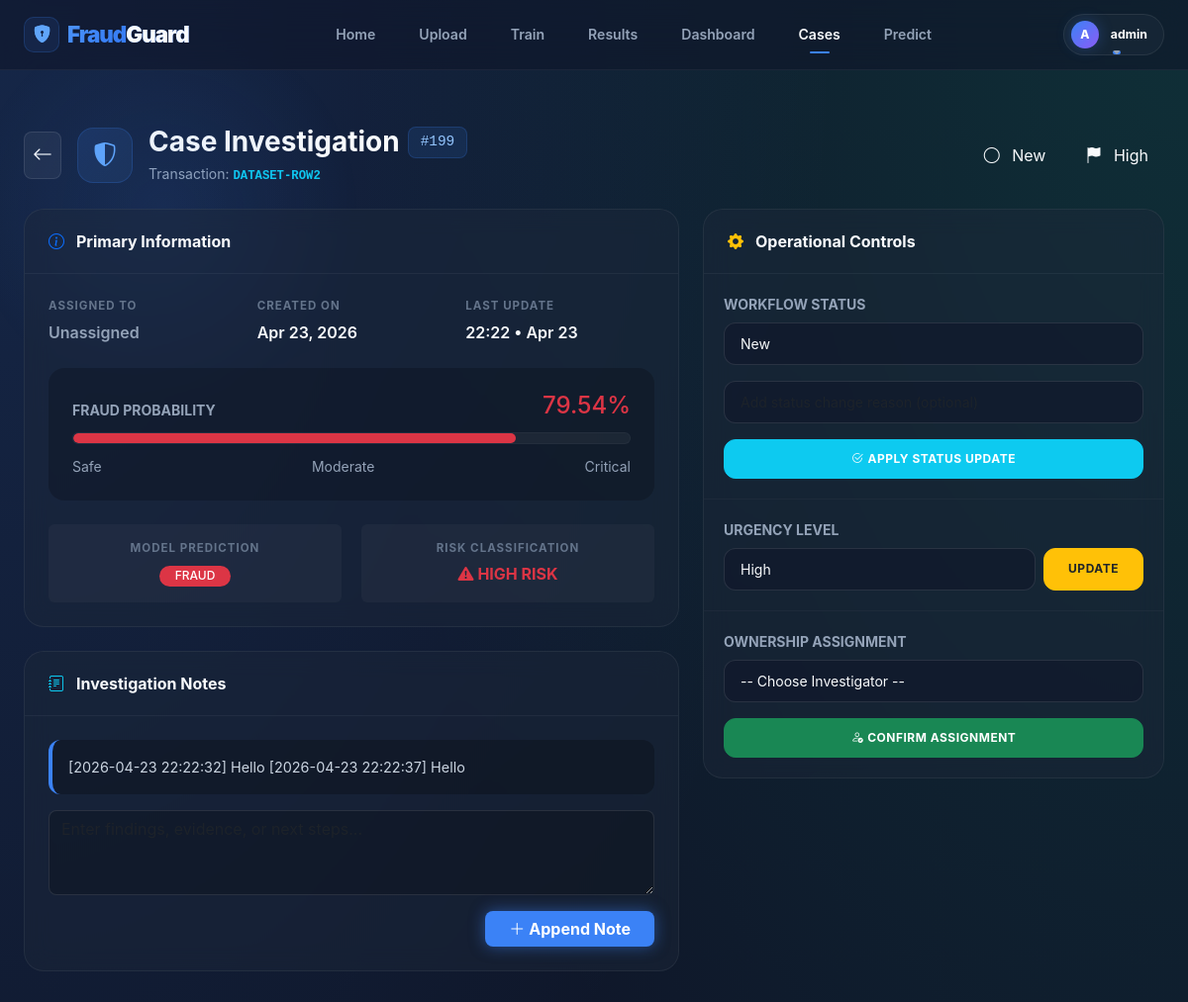
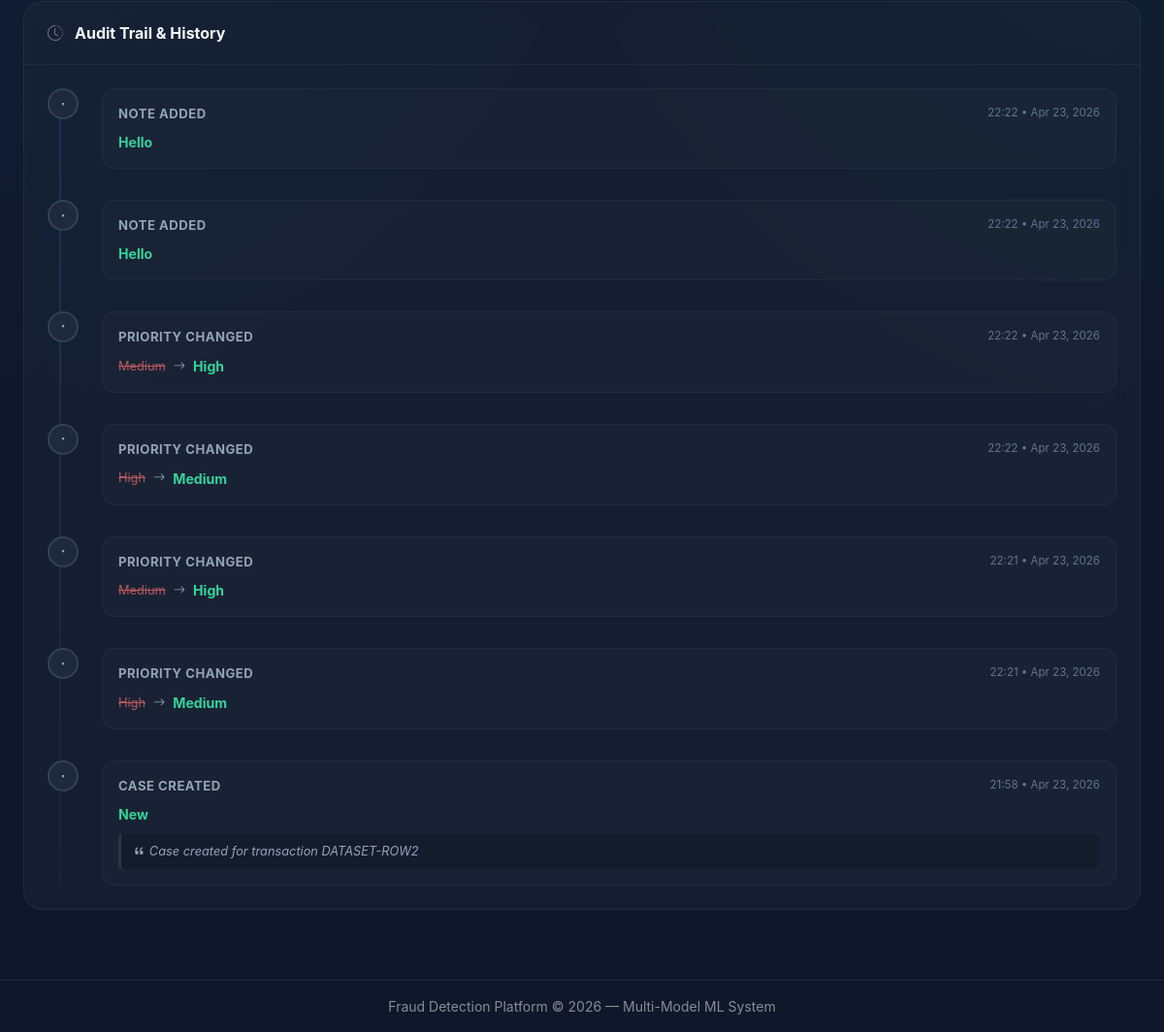
/cases/199 (signed in), run on the app's committed database (2 pictures, top to bottom).
### src/database.py (models this page shows, shortened)
class User(UserMixin, db.Model):
    __tablename__ = 'users'
    id = db.Column(db.Integer, primary_key=True)
    username = db.Column(db.String(50), unique=True, nullable=False)
    password_hash = db.Column(db.String(256), nullable=False)
    role = db.Column(db.String(20), nullable=False, default='investigator')
    department = db.Column(db.String(50), nullable=True)
    created_at = db.Column(db.DateTime, default=datetime.utcnow)

class FraudCase(db.Model):
    __tablename__ = 'fraud_cases'
    id = db.Column(db.Integer, primary_key=True)
    transaction_ref = db.Column(db.String(100), nullable=False)
    fraud_probability = db.Column(db.Float, nullable=False)
    predicted_label = db.Column(db.Integer, nullable=False)
    priority = db.Column(db.String(20), nullable=False, default='Medium')
    assigned_owner = db.Column(db.String(100), nullable=True)
    status = db.Column(db.String(30), nullable=False, default='New')
    created_at = db.Column(db.DateTime, default=datetime.utcnow)
    updated_at = db.Column(db.DateTime, default=datetime.utcnow)
    notes = db.Column(db.Text, nullable=True)
    audit_logs = db.relationship(
        'CaseAuditLog',
        backref='case',
        lazy=True,
        cascade='all, delete-orphan',
    )

class CaseAuditLog(db.Model):
    __tablename__ = 'case_audit_log'
    id = db.Column(db.Integer, primary_key=True)
    case_id = db.Column(db.Integer, db.ForeignKey('fraud_cases.id'), nullable=False)
    action = db.Column(db.String(100), nullable=False)
    old_value = db.Column(db.String(200), nullable=True)
    new_value = db.Column(db.String(200), nullable=True)
    timestamp = db.Column(db.DateTime, default=datetime.utcnow)
    comment = db.Column(db.Text, nullable=True)

### app.py (the view)
    @app.route('/cases/<int:case_id>')
    @login_required
    def case_detail(case_id):
        fraud_case = db.get_or_404(FraudCase, case_id)
        if current_user.role != 'admin' and fraud_case.assigned_owner != current_user.username:
            flash('You can only view your assigned cases.', 'warning')
            return redirect(url_for('cases'))
        audit_logs = (
            CaseAuditLog.query
            .filter_by(case_id=case_id)
            .order_by(CaseAuditLog.timestamp.desc())
            .all()
        )
        all_users = User.query.all()
        return render_template(
            'case_detail.html',
            case=fraud_case,
            audit_logs=audit_logs,
            statuses=case_manager.VALID_STATUSES,
            priorities=case_manager.VALID_PRIORITIES,
            is_admin=current_user.role == 'admin',
            all_users=all_users,
        )

### templates/case_detail.html (shortened to what this page needs)
{% extends "base.html" %}
{% block content %}
<section class="page-header-case">
  <div class="d-flex align-items-center justify-content-between flex-wrap gap-3">
    <div class="d-flex align-items-center gap-3">
      <a href="{{ url_for('cases') }}" class="btn btn-glass p-2" title="Back to Cases">
        <i class="bi bi-arrow-left fs-5"></i>
      </a>
      <div class="page-title-icon">
        <i class="bi bi-shield-shaded"></i>
      </div>
      <div>
        <div class="d-flex align-items-center gap-2 mb-1">
          <h3 class="fw-bold mb-0">Case Investigation</h3>
          <span class="case-id-badge">#{{ case.id }}</span>
        </div>
        <p class="text-muted mb-0 small">Transaction: <code class="text-info fw-bold">{{ case.transaction_ref }}</code></p>
      </div>
    </div>
    <div class="d-flex gap-2">
      <span class="status-badge status-{{ case.status | lower | replace(' ', '-') }} px-3 py-2">
        <i class="bi
          {% if case.status == 'New' %}bi-circle
          {% elif case.status == 'In Review' %}bi-arrow-repeat
          {% elif case.status == 'Escalated' %}bi-arrow-up-circle
          {% elif case.status == 'Resolved' %}bi-check-circle
          {% else %}bi-x-circle{% endif %} me-2"></i>
        {{ case.status }}
      </span>
      <span class="status-badge priority-{{ case.priority | lower }} px-3 py-2">
        <i class="bi bi-flag-fill me-2"></i>
        {{ case.priority }}
      </span>
    </div>
  </div>
</section>
<div class="row g-4">
  <div class="col-lg-7">
    <div class="case-card">
      <div class="case-card-header">
        <i class="bi bi-info-circle text-primary"></i>Primary Information
      </div>
      <div class="detail-grid">
        <div class="detail-item">
          <div class="lbl">Assigned To</div>
          <div class="val">
            {% if case.assigned_owner %}
              <span class="text-success"><i class="bi bi-person-check me-1"></i>{{ case.assigned_owner }}</span>
            {% else %}
              <span class="text-muted italic">Unassigned</span>
            {% endif %}
          </div>
        </div>
        <div class="detail-item">
          <div class="lbl">Created On</div>
          <div class="val small">{{ case.created_at.strftime('%b %d, %Y') if case.created_at else '—' }}</div>
        </div>
        <div class="detail-item">
          <div class="lbl">Last Update</div>
          <div class="val small">{{ case.updated_at.strftime('%H:%M • %b %d') if case.updated_at else '—' }}</div>
        </div>
      </div>
      <div class="risk-meter-wrap">
        <div class="d-flex justify-content-between align-items-end">
          <div class="lbl text-uppercase small fw-bold text-muted mb-0">Fraud Probability</div>
          <div class="h4 fw-black mb-0 {% if case.fraud_probability >= 0.7 %}text-danger{% elif case.fraud_probability >= 0.3 %}text-warning{% else %}text-success{% endif %}">
            {{ (case.fraud_probability * 100) | round(2) }}%
          </div>
        </div>
        <div class="risk-meter-bar">
          <div class="risk-meter-fill
            {% if case.fraud_probability >= 0.7 %}bg-danger
            {% elif case.fraud_probability >= 0.3 %}bg-warning
            {% else %}bg-success{% endif %}"
            style="width: {{ case.fraud_probability * 100 }}%"></div>
        </div>
        <div class="d-flex justify-content-between small text-muted mt-1">
          <span>Safe</span>
          <span>Moderate</span>
          <span>Critical</span>
        </div>
      </div>
      <div class="detail-grid pt-0">
        <div class="detail-item text-center p-3 rounded" style="background:rgba(255,255,255,0.03);">
          <div class="lbl">Model Prediction</div>
          <div class="val">
            {% if case.predicted_label == 1 %}
              <span class="badge bg-danger px-3">FRAUD</span>
            {% else %}
              <span class="badge bg-success px-3">LEGITIMATE</span>
            {% endif %}
          </div>
        </div>
        <div class="detail-item text-center p-3 rounded" style="background:rgba(255,255,255,0.03);">
          <div class="lbl">Risk Classification</div>
          <div class="val">
            {% if case.fraud_probability >= 0.7 %}
              <span class="text-danger fw-bold"><i class="bi bi-exclamation-triangle-fill me-1"></i>HIGH RISK</span>
            {% elif case.fraud_probability >= 0.3 %}
              <span class="text-warning fw-bold"><i class="bi bi-exclamation-circle-fill me-1"></i>MEDIUM RISK</span>
            {% else %}
              <span class="text-success fw-bold"><i class="bi bi-shield-check me-1"></i>LOW RISK</span>
            {% endif %}
          </div>
        </div>
      </div>
    </div>
    <div class="case-card">
      <div class="case-card-header">
        <i class="bi bi-journal-text text-info"></i>Investigation Notes
      </div>
      <div class="card-body p-4">
        {% if case.notes %}
          <div class="notes-box">{{ case.notes }}</div>
        {% else %}
          <div class="text-center py-4 opacity-50">
            <i class="bi bi-chat-left-dots fs-3 mb-2 d-block"></i>
            <p class="small mb-0">No investigation notes available yet.</p>
          </div>
        {% endif %}
        <form method="POST" action="{{ url_for('update_case', case_id=case.id) }}" class="mt-3">
          <div class="mb-3">
            <textarea name="note" class="form-control" rows="3"
                      placeholder="Enter findings, evidence, or next steps..." required></textarea>
          </div>
          <div class="text-end">
            <button type="submit" class="btn btn-primary fw-bold px-4">
              <i class="bi bi-plus-lg me-1"></i>Append Note
            </button>
          </div>
        </form>
      </div>
    </div>
  </div>
  <div class="col-lg-5">
    <div class="case-card">
      <div class="case-card-header">
        <i class="bi bi-gear-fill text-warning"></i>Operational Controls
      </div>
      <div class="action-panel">
        <label class="small fw-bold text-muted text-uppercase mb-2 d-block">Workflow Status</label>
        <form method="POST" action="{{ url_for('update_case', case_id=case.id) }}">
          <div class="mb-3">
            <select name="status" class="form-select case-select">
              {% for s in statuses %}
              <option value="{{ s }}" {% if s == case.status %}selected{% endif %}>{{ s }}</option>
              {% endfor %}
            </select>
          </div>
          <div class="mb-3">
            <input type="text" name="comment" class="form-control case-input" placeholder="Add status change reason (optional)">
          </div>
          <button type="submit" class="btn btn-info text-white btn-update w-100">
            <i class="bi bi-check2-circle me-1"></i>Apply Status Update
          </button>
        </form>
      </div>
      <div class="action-panel">
        <label class="small fw-bold text-muted text-uppercase mb-2 d-block">Urgency Level</label>
        <form method="POST" action="{{ url_for('update_case', case_id=case.id) }}">
          <div class="d-flex gap-2">
            <select name="priority" class="form-select case-select">
              {% for p in priorities %}
              <option value="{{ p }}" {% if p == case.priority %}selected{% endif %}>{{ p }}</option>
              {% endfor %}
            </select>
            <button type="submit" class="btn btn-warning text-dark btn-update px-4">Update</button>
          </div>
        </form>
      </div>
      <div class="action-panel">
        <label class="small fw-bold text-muted text-uppercase mb-2 d-block">Ownership Assignment</label>
        {% if current_user.role == 'admin' %}
        <form method="POST" action="{{ url_for('update_case', case_id=case.id) }}">
          <div class="mb-3">
            <select name="owner" class="form-select case-select" required>
              <option value="">-- Choose Investigator --</option>
            </select>
          </div>
          <button type="submit" class="btn btn-success btn-update w-100">
            <i class="bi bi-person-check me-1"></i>Confirm Assignment
          </button>
        </form>
        {% endif %}
      </div>
    </div>
  </div>
</div>
<div class="case-card mt-2">
  <div class="case-card-header">
    <i class="bi bi-clock-history text-secondary"></i>Audit Trail & History
  </div>
  <div class="timeline-wrap">
    {% if audit_logs %}
      {% for log in audit_logs %}
      <div class="timeline-node">
        <div class="timeline-icon"
             style="color: {% if log.action == 'status_update' %}#60a5fa{% elif log.action == 'priority_update' %}#fbbf24{% elif log.action == 'assignment' %}#34d399{% else %}#94a3b8{% endif %};">
          <i class="bi
            {% if log.action == 'status_update' %}bi-arrow-repeat
            {% elif log.action == 'priority_update' %}bi-flag
            {% elif log.action == 'assignment' %}bi-person-check
            {% elif log.action == 'note_added' %}bi-journal-plus
            {% else %}bi-dot{% endif %}"></i>
        </div>
        <div class="timeline-content">
          <div class="timeline-header">
            <div class="timeline-action" style="color: {% if log.action == 'status_update' %}#60a5fa{% elif log.action == 'priority_update' %}#fbbf24{% elif log.action == 'assignment' %}#34d399{% else %}#94a3b8{% endif %};">
              {{ log.action | replace('_', ' ') }}
            </div>
            <div class="timeline-date">{{ log.timestamp.strftime('%H:%M • %b %d, %Y') if log.timestamp else '' }}</div>
          </div>
          <div class="timeline-body">
            {% if log.old_value and log.new_value %}
              <div class="change-arrow">
                <span class="val-old">{{ log.old_value }}</span>
                <i class="bi bi-arrow-right text-muted small"></i>
                <span class="val-new">{{ log.new_value }}</span>
              </div>
            {% elif log.new_value %}
              <span class="val-new">{{ log.new_value }}</span>
            {% endif %}
            {% if log.comment %}
              <div class="timeline-comment">
                <i class="bi bi-quote me-1"></i>{{ log.comment }}
              </div>
            {% endif %}
          </div>
        </div>
      </div>
      {% endfor %}
    {% else %}
      <div class="text-center py-5 opacity-50">
        <i class="bi bi-list-task fs-2 mb-2 d-block"></i>
        <p class="mb-0">No audit logs recorded for this case.</p>
      </div>
    {% endif %}
  </div>
</div>
{% endblock %}

### templates/base.html (shortened to what this page needs)
<!DOCTYPE html>
<html lang="en">
<head>
  <link href="https://cdn.jsdelivr.net/npm/bootstrap@5.3.0/dist/css/bootstrap.min.css" rel="stylesheet" />
  <link href="https://cdn.jsdelivr.net/npm/bootstrap-icons@1.11.1/font/bootstrap-icons.css" rel="stylesheet" />
  <link href="{{ url_for('static', filename='css/style.css') }}" rel="stylesheet" />
</head>
<body>
<nav class="navbar navbar-expand-lg navbar-dark sticky-top">
  <div class="container-fluid px-4">
    <a class="navbar-brand" href="{{ url_for('index') }}">
      <div class="brand-icon-wrapper" style="background: rgba(59, 130, 246, 0.1); width: 36px; height: 36px; border-radius: 10px; display: flex; align-items: center; justify-content: center; border: 1px solid rgba(59, 130, 246, 0.2);">
        <i class="bi bi-shield-lock-fill" style="font-size: 1.1rem; color: #60a5fa; -webkit-text-fill-color: initial;"></i>
      </div>
      <span>Fraud<span style="color: #f8fafc; -webkit-text-fill-color: initial;">Guard</span></span>
    </a>
    <div class="collapse navbar-collapse" id="mainNav">
      <ul class="navbar-nav mx-auto mb-2 mb-lg-0 gap-1">
        <li class="nav-item">
          <a class="nav-link {% if request.endpoint == 'index' %}active{% endif %}" href="{{ url_for('index') }}">Home</a>
        </li>
        <li class="nav-item">
          <a class="nav-link {% if request.endpoint == 'upload' %}active{% endif %}" href="{{ url_for('upload') }}">Upload</a>
        </li>
        <li class="nav-item">
          <a class="nav-link {% if request.endpoint == 'train' %}active{% endif %}" href="{{ url_for('train') }}">Train</a>
        </li>
        <li class="nav-item">
          <a class="nav-link {% if request.endpoint == 'results' %}active{% endif %}" href="{{ url_for('results') }}">Results</a>
        </li>
        <li class="nav-item">
          <a class="nav-link {% if request.endpoint == 'dashboard' %}active{% endif %}" href="{{ url_for('dashboard') }}">Dashboard</a>
        </li>
        <li class="nav-item">
          <a class="nav-link {% if 'case' in (request.endpoint or '') %}active{% endif %}" href="{{ url_for('cases') }}">Cases</a>
        </li>
        <li class="nav-item">
          <a class="nav-link {% if request.endpoint == 'predict_single' %}active{% endif %}" href="{{ url_for('predict_single') }}">Predict</a>
        </li>
      </ul>
      <div class="d-flex align-items-center">
        {% if current_user and current_user.is_authenticated %}
        <div class="dropdown">
          <a class="nav-link dropdown-toggle user-pill"
             href="#" id="userDropdown" role="button" data-bs-toggle="dropdown">
            <div class="user-avatar-sm">
              {{ current_user.username[0] | upper }}
            </div>
            <span class="small fw-bold text-white">{{ current_user.username }}</span>
          </a>
        </div>
        {% else %}
        <a class="btn btn-primary px-4 py-2 rounded-pill fw-bold small" href="{{ url_for('login') }}">
          <i class="bi bi-box-arrow-in-right me-2"></i>Sign In
        </a>
        {% endif %}
      </div>
    </div>
  </div>
</nav>
<div class="container-fluid px-4 pt-3">
</div>
<main class="container-fluid px-4 pb-5">
  {% block content %}{% endblock %}
</main>
<footer class="footer py-3 bg-dark text-center text-white-50 small">
  Fraud Detection Platform &copy; 2026 &mdash; Multi-Model ML System
</footer>
</body>
</html>

### data on the page
User: username "A", username "admin"
FraudCase: id "199", transaction_ref "DATASET-ROW2", status "New", priority "High", created_at "Apr 23, 2026", updated_at "22:22 • Apr 23", (case.fraud_probability*100)|round(2) "79.54", notes "[2026-04-23 22:22:32] Hello [2026-04-23 22:22:37] Hello"
CaseAuditLog: action "NOTE ADDED", timestamp "22:22 • Apr 23, 2026", new_value "Hello"
CaseAuditLog: action "NOTE ADDED", timestamp "22:22 • Apr 23, 2026", new_value "Hello"
CaseAuditLog: action "PRIORITY CHANGED", timestamp "22:22 • Apr 23, 2026", old_value "Medium", new_value "High"
CaseAuditLog: action "PRIORITY CHANGED", timestamp "22:22 • Apr 23, 2026", old_value "High", new_value "Medium"
CaseAuditLog: action "PRIORITY CHANGED", timestamp "22:21 • Apr 23, 2026", old_value "Medium", new_value "High"
CaseAuditLog: action "PRIORITY CHANGED", timestamp "22:21 • Apr 23, 2026", old_value "High", new_value "Medium"
CaseAuditLog: action "CASE CREATED", timestamp "21:58 • Apr 23, 2026", new_value "New", comment "Case created for transaction DATASET-ROW2"
